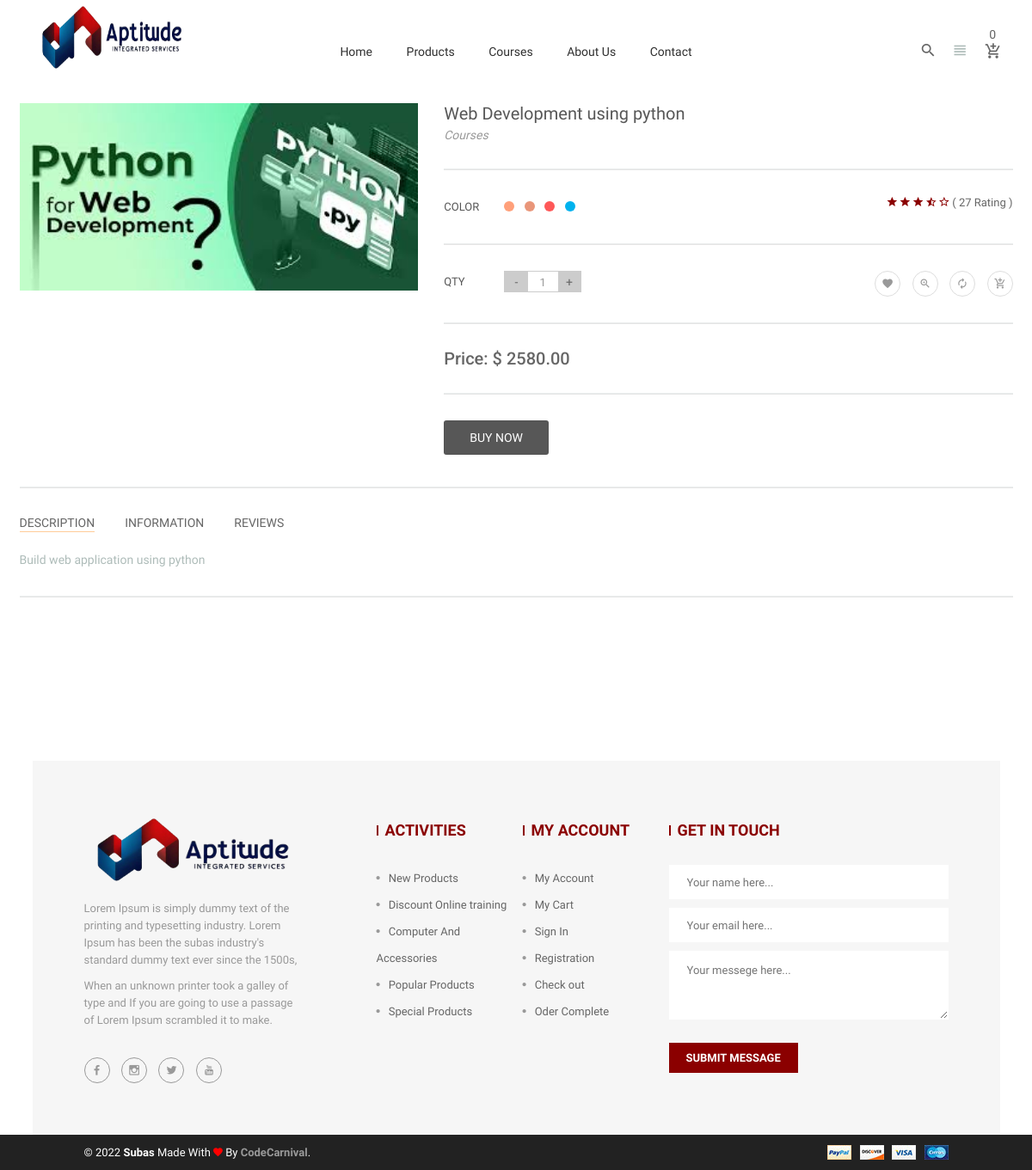
The app's page /product/2/detail/ with its own data.
### shop/models.py (models this page shows, shortened)
class Product(models.Model):
    title = models.CharField(max_length=100)
    description = models.TextField()
    image = models.ImageField(upload_to='product/')
    price = models.DecimalField(max_digits=10, decimal_places=2)
    quantity = models.PositiveIntegerField(default=0)
    category = models.ForeignKey(Category, on_delete=models.CASCADE)
    special_offer = models.BooleanField(default=False)
    created_at = models.DateTimeField(auto_now_add=True)
    updated_at = models.DateTimeField(auto_now_add=True)
    def get_image(self):
        return self.image.url

class Category(models.Model):
    name = models.CharField(max_length=100)
    image = models.ImageField(upload_to='category/', null=True, blank=True)
    created_at = models.DateTimeField(auto_now_add=True)
    def __str__(self):
        return self.name

### shop/views.py (the view)
# urls.py: path('product/<int:id>/detail/', views.product_detail_page, name='product_detail'),
def product_detail_page(request, id):
    product = get_object_or_404(Product, pk=id)
    if product.category == Category.objects.get(name='courses'):
        title = 'courses'
    else:
        title = 'products'
    return render(request, 'single-product.html', {
        'product': product,
        'title': title,
    })

### shop/context_processors.py (called while the page is built)
def _get_cart_items(request):
    cart_data = request.session.get(getattr(settings, 'CART_ID', 'cart'), '[]')
    try:
        return json.loads(cart_data)
    except json.JSONDecodeError:
        return []

def global_settings(request):
    cart = _get_cart_items(request)
    return {
        'len_cart': len(cart)
    }

### templates/single-product.html (shortened to what this page needs)
{% extends "base.html" %}
{% block main %}
    <section id="page-content" class="page-wrapper section">
        <div class="shop-section mb-80">
            <div class="container">
                <div class="row">
                    <div class="col-lg-12">
                        <div class="single-product-area mb-80">
                            <div class="row">
                                <div class="col-lg-5">
                                    <div class="imgs-zoom-area">
                                        <img id="zoom_03" src="{{product.get_image}}" data-zoom-image="{{product.get_image}}"
                                            alt="">
                                    </div>
                                </div>
                                <div class="col-lg-7">
                                    <div class="single-product-info">
                                        <h3 class="text-black-1">{{ product.title }}</h3>
                                        <h6 class="brand-name-2">{{ product.category }}</h6>
                                        <hr>
                                        <div class="single-pro-color-rating clearfix">
                                            <div class="sin-pro-color f-left">
                                                <p class="color-title f-left">Color</p>
                                                <div class="widget-color f-left">
                                                    <ul>
                                                        <li class="color-1"><a href="#"></a></li>
                                                        <li class="color-2"><a href="#"></a></li>
                                                        <li class="color-3"><a href="#"></a></li>
                                                        <li class="color-4"><a href="#"></a></li>
                                                    </ul>
                                                </div>
                                            </div>
                                            <div class="pro-rating sin-pro-rating f-right">
                                                <a href="#" tabindex="0"><i class="zmdi zmdi-star"></i></a>
                                                <a href="#" tabindex="0"><i class="zmdi zmdi-star"></i></a>
                                                <a href="#" tabindex="0"><i class="zmdi zmdi-star"></i></a>
                                                <a href="#" tabindex="0"><i class="zmdi zmdi-star-half"></i></a>
                                                <a href="#" tabindex="0"><i class="zmdi zmdi-star-outline"></i></a>
                                                <span class="text-black-5">( 27 Rating )</span>
                                            </div>
                                        </div>
                                        <hr>
                                        <div class="plus-minus-pro-action clearfix">
                                            <div class="sin-plus-minus f-left clearfix">
                                                <p class="color-title f-left">Qty</p>
                                                <div class="cart-plus-minus f-left">
                                                    <input type="text" value="1" name="quantity"
                                                        class="cart-plus-minus-box">
                                                </div>
                                            </div>
                                            <div class="sin-pro-action f-right">
                                                <ul class="action-button">
                                                    <li>
                                                        <a href="#" title="Wishlist" tabindex="0"><i
                                                                class="zmdi zmdi-favorite"></i></a>
                                                    </li>
                                                    <li>
                                                        <a href="#" data-bs-toggle="modal" data-bs-target="#productModal"
                                                            title="Quickview" tabindex="0"><i
                                                                class="zmdi zmdi-zoom-in"></i></a>
                                                    </li>
                                                    <li>
                                                        <a href="#" title="Compare" tabindex="0"><i
                                                                class="zmdi zmdi-refresh"></i></a>
                                                    </li>
                                                    <li>
                                                        <a href="{% url "add_cart" product.id %}" title="Add to cart" tabindex="0"><i
                                                                class="zmdi zmdi-shopping-cart-plus"></i></a>
                                                    </li>
                                                </ul>
                                            </div>
                                        </div>
                                        <hr>
                                        <h3 class="pro-price">Price: $ {{product.price}}</h3>
                                        <hr>
                                        <div>
                                            <a href="#" class="button extra-small button-black" tabindex="-1">
                                                <span class="text-uppercase">Buy now</span>
                                            </a>
                                        </div>
                                    </div>
                                </div>
                            </div>
                            <div class="row">
                                <div class="col-lg-12">
                                    <hr>
                                    <div class="single-product-tab reviews-tab">
                                        <ul class="nav mb-20">
                                            <li><a class="active" href="#description" data-bs-toggle="tab">description</a></li>
                                            <li><a href="#information" data-bs-toggle="tab">information</a></li>
                                            <li><a href="#reviews" data-bs-toggle="tab">reviews</a></li>
                                        </ul>
                                        <div class="tab-content">
                                            <div role="tabpanel" class="tab-pane active show" id="description">
                                                {% if product.description %}
                                                {{ product.description }}
                                                {% endif %}
                                            </div>
                                        </div>
                                    </div>
                                    <hr>
                                </div>
                            </div>
                        </div>
                    </div>
                </div>
            </div>
        </div>
    </section>
{% endblock %}

### static/style.css (style rules this page uses)
.pro-rating { line-height: 1; margin-bottom: 10px; }
.pro-rating a { color: darkred; font-size: 14px; }
.pro-price { color: #666666; font-family: "Roboto",sans-serif; font-weight: 400; line-height: 20px; margin-bottom: 20px; z-index: 9; }
.action-button > li { display: inline-block; margin-right: 10px; }
.action-button > li:last-child { margin-right: 0; }
.action-button > li > a { background: transparent; border: 1px solid #ddd; border-radius: 50%; color: #999999; display: block; font-size: 14px; height: 30px; text-align: center; width: 30px; }
.action-button > li > a i { line-height: 28px; }
.widget-color ul li { display: block; position: relative; }
.widget-color ul li::before { background: darkred none repeat scroll 0 0; border-radius: 50%; content: ""; height: 12px; left: 0; margin-top: -6px; position: absolute; top: 50%; width: 12px; }
.widget-color ul li.color-1:before { background: #ffa07a; }
.widget-color ul li.color-2:before { background: #e9967a; }
.widget-color ul li.color-3:before { background: #fe5858; }
.widget-color ul li.color-4:before { background: #00b2ee; }
.imgs-zoom-area { width: 100%; }
.imgs-zoom-area img { width: 100% !important; }
.single-product-info h3 { font-weight: 500; margin-bottom: 5px; }
.brand-name-2 { color: #999999; font-style: italic; text-transform: capitalize; }
.reviews-tab li { display: inline-block; margin-right: 35px; }
.reviews-tab li:last-child { margin-right: 0; }
.reviews-tab li a { display: block; font-weight: 500; line-height: 20px; text-transform: uppercase; }
.reviews-tab li a.active { border-bottom: 1px solid #ffcc99; }
.color-title { color: #575757; line-height: 25px; margin-bottom: 0; text-transform: uppercase; width: 70px; }
.single-pro-color-rating .widget-color ul li { display: inline-block; }
.sin-pro-rating span { font-size: 13px; }
.cart-plus-minus { border: 1px solid #cccccc; height: 25px; text-align: center; width: 90px; color: #666666; }
input.cart-plus-minus-box { background: transparent none repeat scroll 0 0; box-shadow: none; font-family: roboto; height: 100%; margin-bottom: 0; padding: 0; text-align: center; width: 40%; }

### static/css/responsive.css (style rules this page uses)
@media (min-width: 1200px) { .container { max-width: 1170px; } }

### records on screen
Product: get_image (picture), title "Web Development using python", category "Courses", price "2580.00", description "Build web application using python"

### other values on screen
{{ len_cart }} "0"
